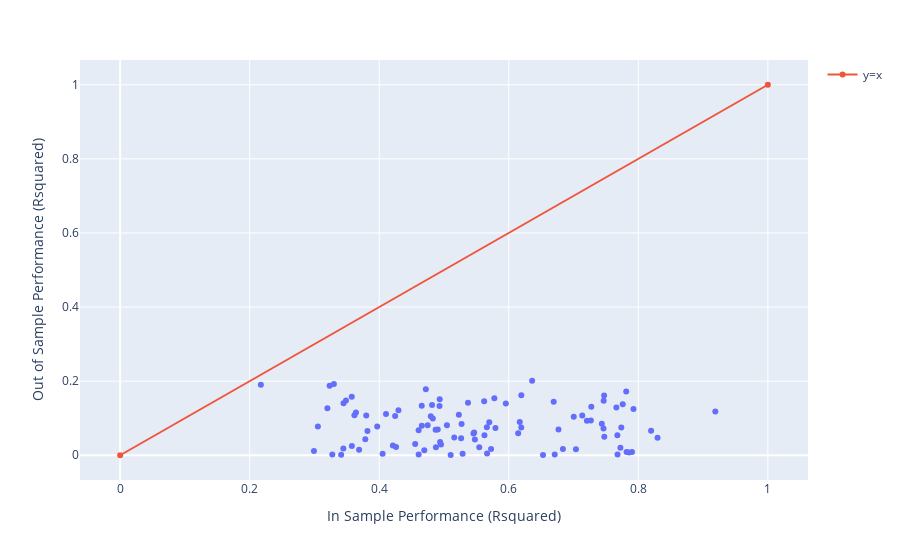

Source (notebook cell):
### Markdown cell above
### 8. Work with a ChatBot to write a `for` loop to create, collect, and visualize many different paired "in sample" and "out of sample" **model performance** metric actualizations (by not using `np.random.seed(130)` within each loop iteration); and explain in your own words the meaning of your results and purpose of this demonstration

### Code cell
import plotly.express as px
import plotly.graph_objects as go
import pandas as pd
import numpy as np
from sklearn.model_selection import train_test_split
import statsmodels.formula.api as smf

url = "https://raw.githubusercontent.com/KeithGalli/pandas/master/pokemon_data.csv"
pokemon_df = pd.read_csv(url)

songs_training_data, songs_testing_data = train_test_split(pokemon_df, train_size=31)
# linear_form = 'HP ~ Attack * Defense * Speed * Legendary'
linear_form = 'HP ~ Attack * Defense * Speed * Legendary'

reps = 100
in_sample_Rsquared = np.array([0.0]*reps)
out_of_sample_Rsquared = np.array([0.0]*reps)
for i in range(reps):
	songs_training_data,songs_testing_data = train_test_split(pokemon_df, train_size=31)
	final_model_fit = smf.ols(formula=linear_form, data=songs_training_data).fit()
	in_sample_Rsquared[i] = final_model_fit.rsquared
	
	out_of_sample_Rsquared[i] = np.corrcoef(songs_testing_data.HP, final_model_fit.predict(songs_testing_data))[0,1]**2

df = pd.DataFrame({"In Sample Performance (Rsquared)": in_sample_Rsquared, "Out of Sample Performance (Rsquared)": out_of_sample_Rsquared})
fig = px.scatter(df, x="In Sample Performance (Rsquared)", y="Out of Sample Performance (Rsquared)")
fig.add_trace(go.Scatter(x=[0,1], y=[0,1], name="y=x", line_shape='linear'))
fig.show(renderer="png")

### Figure 1 — Plotly figure (JSON) as saved in the notebook; plotly's stock layout.template omitted (floating-point values rounded to 4 significant figures)
{"data": [{"hovertemplate": "In Sample Performance (Rsquared)=%{x}<br>Out of Sample Performance (Rsquared)=%{y}<extra></extra>", "legendgroup": "", "marker": {"color": "#636efa", "symbol": "circle"}, "mode": "markers", "name": "", "orientation": "v", "showlegend": false, "type": "scatter", "x": [0.4555, 0.5778, 0.7925, 0.776, 0.768, 0.3969, 0.537, 0.6193, 0.7274, 0.5699, 0.3412, 0.6145, 0.4796, 0.7738, 0.7475, 0.364, 0.7206, 0.4934, 0.7037, 0.4748, 0.5455, 0.3617, 0.3446, 0.5727, 0.7472, 0.7819, 0.2173, 0.5229, 0.7465, 0.2992, 0.9189, 0.7267, 0.5477, 0.4816, 0.426, 0.4954, 0.5665, 0.5158, 0.4903, 0.5045, 0.4719, 0.3486, 0.5662, 0.3053, 0.5271, 0.5264, 0.5545, 0.4696, 0.494, 0.3234, 0.4211, 0.7724, 0.6836, 0.38, 0.7677, 0.7003, 0.4658, 0.4608, 0.7859, 0.4656, 0.6194, 0.5794, 0.5955, 0.7437, 0.4931, 0.4608, 0.4052, 0.3576, 0.6529, 0.6709, 0.8297, 0.5288, 0.3577, 0.33, 0.7135, 0.7661, 0.7463, 0.4297, 0.3276, 0.562, 0.6361, 0.4827, 0.32, 0.7903, 0.6767, 0.7813, 0.5103, 0.3689, 0.4876, 0.617, 0.5465, 0.8197, 0.487, 0.4105, 0.3785, 0.5625, 0.4246, 0.3449, 0.3818, 0.6694], "xaxis": "x", "y": [0.03041, 0.154, 0.125, 0.1375, 0.002323, 0.07762, 0.142, 0.07476, 0.1307, 0.08916, 0.001343, 0.05909, 0.105, 0.07487, 0.05024, 0.1151, 0.09323, 0.1509, 0.0164, 0.08096, 0.0584, 0.1081, 0.01805, 0.01703, 0.1612, 0.008968, 0.1902, 0.1095, 0.1469, 0.01161, 0.1182, 0.09383, 0.04226, 0.1358, 0.02244, 0.02916, 0.004651, 0.04766, 0.06967, 0.08083, 0.1784, 0.1478, 0.07583, 0.07742, 0.08461, 0.04568, 0.02186, 0.01341, 0.03559, 0.1876, 0.02601, 0.02044, 0.01704, 0.1074, 0.05373, 0.1036, 0.07959, 0.06758, 0.007739, 0.1337, 0.1619, 0.07378, 0.1397, 0.08492, 0.1326, 0.002275, 0.003728, 0.158, 0.001005, 0.002073, 0.04729, 0.003859, 0.02512, 0.1924, 0.1071, 0.129, 0.07189, 0.1217, 0.001907, 0.1455, 0.201, 0.09922, 0.1268, 0.009001, 0.06982, 0.172, 0.0008257, 0.01503, 0.02177, 0.08961, 0.06125, 0.06612, 0.06892, 0.1113, 0.04306, 0.05401, 0.1063, 0.1402, 0.06517, 0.1444], "yaxis": "y"}, {"line": {"shape": "linear"}, "name": "y=x", "type": "scatter", "x": [0, 1], "y": [0, 1]}], "layout": {"legend": {"tracegroupgap": 0}, "margin": {"t": 60}, "xaxis": {"anchor": "y", "domain": [0, 1], "title": {"text": "In Sample Performance (Rsquared)"}}, "yaxis": {"anchor": "x", "domain": [0, 1], "title": {"text": "Out of Sample Performance (Rsquared)"}}}}
